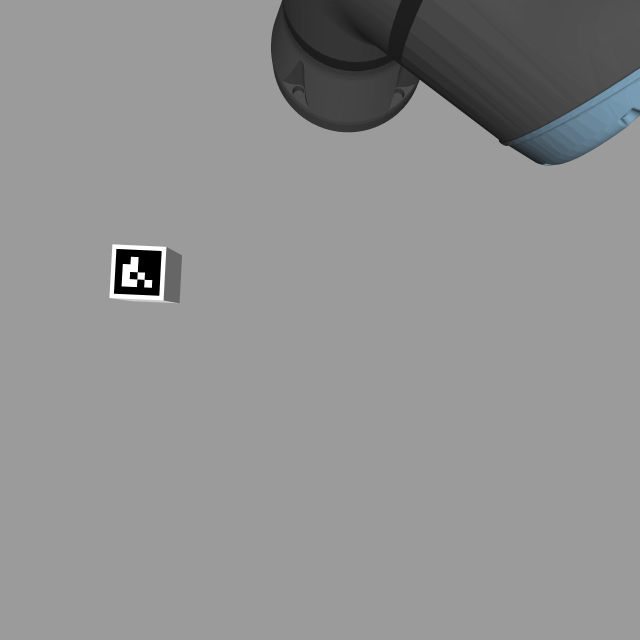
#> input picture images/scene.png, 1280 x 1280 px, found by its file name (shown at 1/2 size)
$ python detect_aruco_image.py
#> lines starting #> are read from the running program, lines starting #| are printed output that depends on the picture; after the words box and inside, x2 and y2 are one past the last pixel; in counts of white or black regions, pixels touching at a corner belong together; long printed decimals are rounded
import cv2
import numpy as np

def detect_pose():
    path = "/home/aobo/catkin_ws/src/grasp_eyeinhand/images/"
    image = cv2.imread(path+ "scene.png")
#> image is the input picture: shape (1280, 1280, 3); mean B, G, R 145, 144.8, 144.5

    arucoDict = cv2.aruco.getPredefinedDictionary(cv2.aruco.DICT_4X4_50)
    arucoParams = cv2.aruco.DetectorParameters()
    arucodetector = cv2.aruco.ArucoDetector(dictionary= arucoDict, detectorParams=arucoParams)
    (corners, ids, rejected) = arucodetector.detectMarkers(image)
#> corners = ([[317, 591], [227, 587], [233, 498], [322, 502]],); ids = [0]; rejected = ([[339, 502], [359, 514], [353, 600], [332, 594]], [[718, 64], [761, 93], [773, 108], [729, 78]], [[601, 121], [607, 131], [609, 178], [604, 171]], [[288, 560], [304, 559], [304, 575], [288, 575]])

    cameraMatrix = np.array([381, 0, 320.5,
                            0, 381, 240.5,
                            0, 0, 1]).reshape(3,3)
    dist = np.array([0.0515398, -0.00872068, 0.000730499, 0.000393782, 0.0000648475])
    distCoeffs = dist[0:5].reshape(1,5)
    cv2.aruco.drawDetectedMarkers(image, corners, ids, (0, 255, 0))
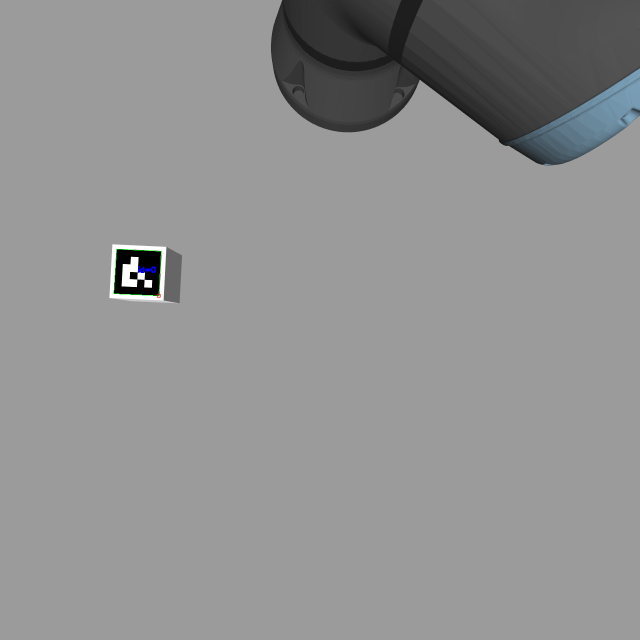
#> image: shape (1280, 1280, 3) (shown at 1/2 size); 0.04% of pixels changed, all inside (x1, y1, x2, y2) = (227, 498, 323, 596)
    cv2.imshow("kk",image)

    rvecs, tvecs,kkk = cv2.aruco.estimatePoseSingleMarkers(corners[0], 100, cameraMatrix, distCoeffs)
#> rvecs = [[0.0975, -3.15, -0.0965]]; tvecs = [[-51.17, 339.9, 439]]; kkk = [[-50, 50, 0], [50, 50, 0], [50, -50, 0], [-50, -50, 0]]
    np.save(path+ "rvecs.npy",rvecs)
    np.save(path+ "tvecs.npy",tvecs)
    print(rvecs, tvecs)
#| [[[ 0.09748 -3.152  -0.09646]]] [[[-51.166 339.885 439.029 ]]]
    print(len(rvecs))
#| 1

    # [6 lines of commented-out code are left out]
    if ids is not None:
        return True
    else:
        return False


if __name__ == '__main__':
    detect_pose()
